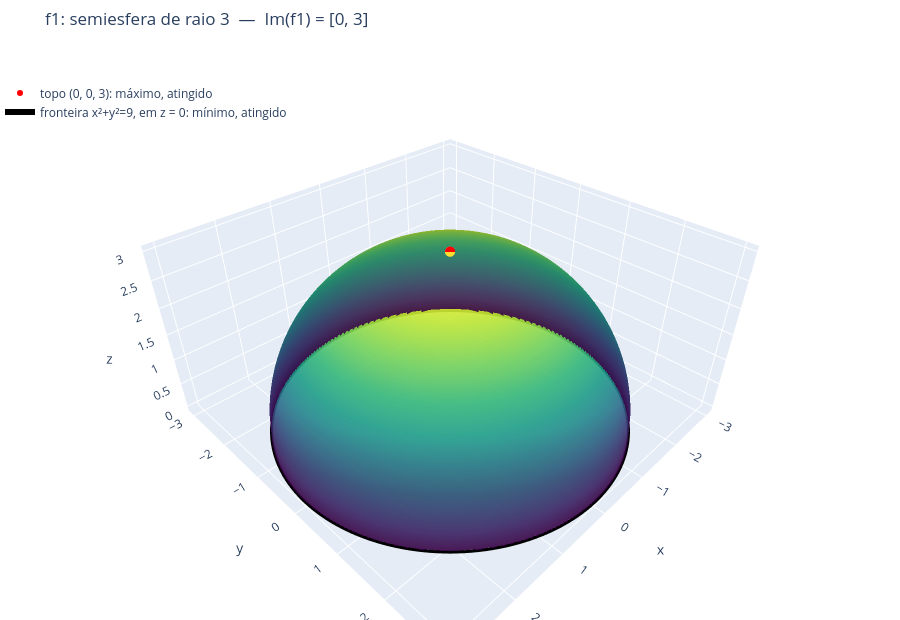

Write notebook code for a chart like this one.
### Code cell
# 💻 f1: superfície 3D (arraste para girar)
Xs, Ys = malha_polar(0, 3 - 1e-9)   # o -1e-9 evita a raiz de um "-0.000000000000001" de arredondamento na borda
Zs = f1(Xs, Ys)

mostrar_3d([
    superficie(Xs, Ys, Zs, 'z = f1(x,y)'),
    ponto_3d(0, 0, 3, 'topo (0, 0, 3): máximo, atingido'),
    circulo_3d(3, 0, 'fronteira x²+y²=9, em z = 0: mínimo, atingido'),
], 'f1: semiesfera de raio 3  —  Im(f1) = [0, 3]', proporcao_real=True)

### Figure 1 — Plotly figure (JSON) as saved in the notebook; plotly's stock layout.template omitted (floating-point values rounded to 4 significant figures; data arrays with more than 128 entries replaced by an {"elided": "..."} marker saying what was removed)
{"data": [{"colorscale": [[0, "#440154"], [0.1111, "#482878"], [0.2222, "#3e4989"], [0.3333, "#31688e"], [0.4444, "#26828e"], [0.5556, "#1f9e89"], [0.6667, "#35b779"], [0.7778, "#6ece58"], [0.8889, "#b5de2b"], [1, "#fde725"]], "hovertemplate": "x=%{x:.2f}<br>y=%{y:.2f}<br>z=%{z:.3f}<extra></extra>", "name": "z = f1(x,y)", "opacity": 0.9, "showscale": false, "type": "surface", "x": {"elided": "121x80 float values"}, "y": {"elided": "121x80 float values"}, "z": {"elided": "121x80 float values"}}, {"marker": {"color": "red", "size": 6}, "mode": "markers", "name": "topo (0, 0, 3): máximo, atingido", "type": "scatter3d", "x": [0], "y": [0], "z": [3]}, {"line": {"color": "black", "dash": "solid", "width": 6}, "mode": "lines", "name": "fronteira x²+y²=9, em z = 0: mínimo, atingido", "type": "scatter3d", "x": {"elided": "200 float values"}, "y": {"elided": "200 float values"}, "z": {"elided": "200 float values"}}], "layout": {"height": 620, "legend": {"bgcolor": "rgba(255,255,255,0.7)", "x": 0, "y": 0.95}, "margin": {"b": 0, "l": 0, "r": 0, "t": 50}, "scene": {"aspectmode": "data", "xaxis": {"title": {"text": "x"}}, "yaxis": {"title": {"text": "y"}}, "zaxis": {"title": {"text": "z"}}}, "title": {"text": "f1: semiesfera de raio 3  —  Im(f1) = [0, 3]"}}}
